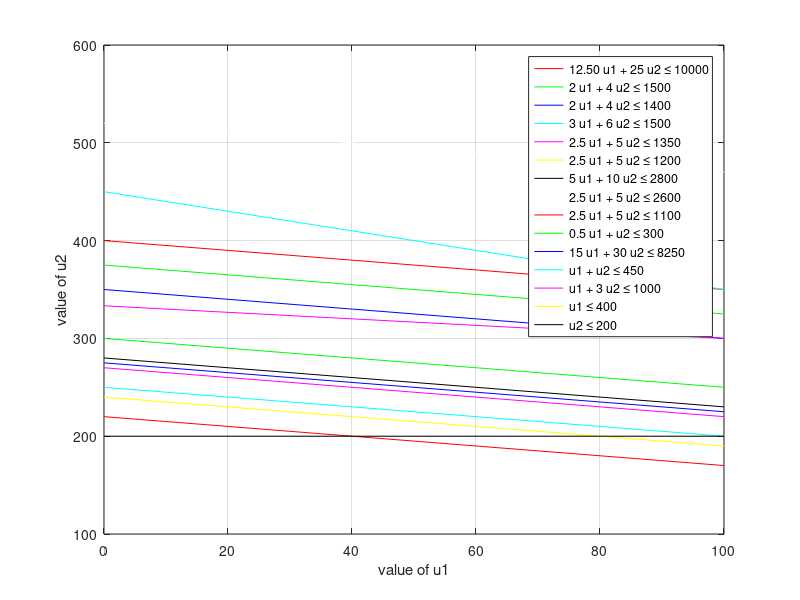

Source code (MATLAB): (Note: this script raises an error after producing the figure.)
% Graphical method for lpp manufacturing problem


format short

clc

%Input Parameters



C = [27  48];
A = [12.5 25; 2 4; 2 4; 3 6; 2.5 5; 2.5 5; 5 10; 2.5 5; 2.5 5; 0.5 1; 15 30; 1 1; 1 3; 1 0; 0 1];

b= [10000; 1500; 1400; 1500; 1350; 1200; 2800; 2600; 1100; 300; 8250; 450; 1000; 400; 200];


%Plotting the graph 

y1 = 0:10:100;
x21 = (b(1) - A(1,1).*y1)./A(1,2);
x22 = (b(2) - A(2,1).*y1)./A(2,2);
x23 = (b(3) - A(3,1).*y1)./A(3,2);
x24 = (b(4) - A(4,1).*y1)./A(4,2);
x25 = (b(5) - A(5,1).*y1)./A(5,2);
x26 = (b(6) - A(6,1).*y1)./A(6,2);
x27 = (b(7) - A(7,1).*y1)./A(7,2);
x28 = (b(8) - A(8,1).*y1)./A(8,2);
x29 = (b(9) - A(9,1).*y1)./A(9,2);
x210 = (b(10) - A(10,1).*y1)./A(10,2);
x211 = (b(11) - A(11,1).*y1)./A(11,2);
x212 = (b(12) - A(12,1).*y1)./A(12,2);
x213 = (b(13) - A(13,1).*y1)./A(13,2);
x214 = (b(14) - A(14,1).*y1)./A(14,2);
x215 = (b(15) - A(15,1).*y1)./A(15,2);

x21=max(0,x21);
x22=max(0,x22);
x23=max(0,x23);
x24=max(0,x24);
x25=max(0,x25);
x26=max(0,x26);
x27=max(0,x27);
x28=max(0,x28);
x29=max(0,x29);
x210=max(0,x210);
x211=max(0,x211);
x212=max(0,x212);
x213=max(0,x213);
x214=max(0,x214);
x215=max(0,x215);


%plotting coloured lines
plot(y1,x21,'r',y1,x22,'g',y1,x23,'b',y1,x24,'c',y1,x25,'m',y1,x26,'y',y1,x27,'k',y1,x28,'w',y1,x29,'r',y1,x210,'g',y1,x211,'b',y1,x212,'c',y1,x213,'m',y1,x214,'y',y1,x215,'k')


xlabel('value of u1')
ylabel('value of u2')

legend('12.50 u1 + 25 u2 ≤ 10000','2 u1 + 4 u2 ≤ 1500','2 u1 + 4 u2 ≤ 1400','3 u1 + 6 u2 ≤ 1500','2.5 u1 + 5 u2 ≤ 1350','2.5 u1 + 5 u2 ≤ 1200','5 u1 + 10 u2 ≤ 2800','2.5 u1 + 5 u2 ≤ 2600','2.5 u1 + 5 u2 ≤ 1100','0.5 u1 + u2 ≤ 300','15 u1 + 30 u2 ≤ 8250','u1 + u2 ≤ 450','u1 + 3 u2 ≤ 1000','u1 ≤ 400','u2 ≤ 200')

grid on

%Find corner point of the axes

cx1 = find(y1==0); %point with the x1 axis

c1 = find(x21==0); %point with the x2 axis

Line1 = [y1(:,[c1 cx1]); x21(:,[c1 cx1])]';

c2 = find(x22==0); %point with the x2 axis

Line2 = [y1(:,[c2 cx1]); x21(:,[c2 cx1])]';

c3 = find(x23==0); %point with the x2 axis

Line3 = [y1(:,[c3 cx1]); x21(:,[c3 cx1])]';

c4 = find(x24==0); %point with the x2 axis

Line4= [y1(:,[c4 cx1]); x21(:,[c4 cx1])]';

c5 = find(x25==0); %point with the x2 axis

Line5 = [y1(:,[c5 cx1]); x21(:,[c5 cx1])]';

c6 = find(x26==0); %point with the x2 axis

Line6 = [y1(:,[c6 cx1]); x21(:,[c6 cx1])]';

c7 = find(x27==0); %point with the x2 axis

Line7 = [y1(:,[c7 cx1]); x21(:,[c7 cx1])]';

c8 = find(x28==0); %point with the x2 axis

Line8 = [y1(:,[c8 cx1]); x21(:,[c8 cx1])]';

c9 = find(x29==0); %point with the x2 axis

Line9 = [y1(:,[c9 cx1]); x21(:,[c9 cx1])]';

c10 = find(x210==0); %point with the x2 axis

Line10 = [y1(:,[c10 cx1]); x21(:,[c10 cx1])]';

c11 = find(x211==0); %point with the x2 axis

Line11 = [y1(:,[c11 cx1]); x21(:,[c11 cx1])]';

c12 = find(x212==0); %point with the x2 axis

Line12 = [y1(:,[c12 cx1]); x21(:,[c12 cx1])]';

c13 = find(x213==0); %point with the x2 axis

Line13 = [y1(:,[c13 cx1]); x21(:,[c13 cx1])]';

c14 = find(x214==0); %point with the x2 axis

Line14 = [y1(:,[c14 cx1]); x21(:,[c14 cx1])]';

c15 = find(x25==0); %point with the x2 axis

Line15 = [y1(:,[c15 cx1]); x21(:,[c15 cx1])]';

corpt = unique([Line1;Line2;Line3;Line4;Line5;Line6;Line7;Line8;Line9;Line10;Line11;Line12;Line13;Line14;Line15],'rows')


%find point of intersection

HG =[0;0];

for i=1:size(A,1)
    hg1=A(i,:);
    
    b1=b(i,:);
    
    for j=i+1:size(A,1)
        hg2=A(j,:);
        b2=b(j,:);
        Aa = [hg1;hg2];
        Bb =[b1;b2];
        Xx=Aa\Bb;
        HG=[HG Xx];
    end
end

%intersection point

pt= HG';

%write all corner points
allpt =[pt;corpt];
points =unique(allpt,'rows');

%find feasible region
PT= in(points); %constraint
PT= unique(PT,'rows');


%Compute the objective function


for i=1:size(PT,1)
    
    Fx(i,:)=sum(PT(i,:).*C);
    
end

Vert_Fns = [PT Fx];

%find the optimal one

[fxval,indfx] = max(Fx);
  optval =Vert_Fns(indfx,:);
  
  OPTIMAL_BFS = array2table(optval)